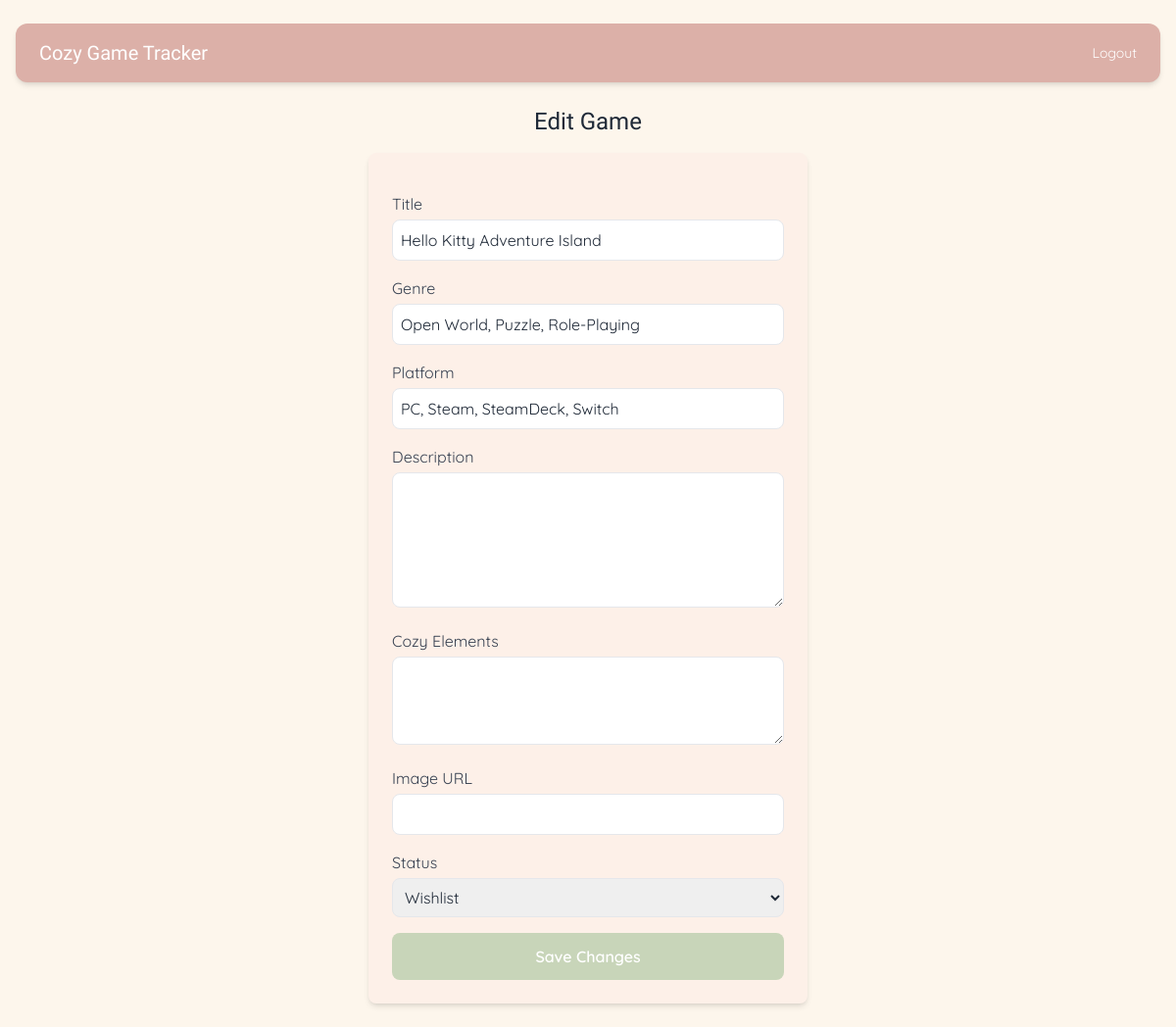
/games/7/edit (signed in), run on the app's committed database.
### app/models.py (models this page shows)
class Game(db.Model):
    __tablename__ = "games"
    id = db.Column(db.Integer, primary_key=True)
    title = db.Column(db.String(100), nullable=False)
    genre = db.Column(db.String(50))
    platform = db.Column(db.String(50))
    description = db.Column(db.Text)
    cozy_elements = db.Column(db.String(200))
    image_url = db.Column(db.String(255))
    gamelogs = db.relationship('GameLog', back_populates='game', cascade="all, delete-orphan")
    user_id = db.Column(db.Integer, db.ForeignKey('users.id'), nullable=False)
    user = db.relationship('User', back_populates='games')

class GameLog(db.Model):
    __tablename__ = "gamelogs"
    id = db.Column(db.Integer, primary_key=True)
    user_id = db.Column(db.Integer, db.ForeignKey('users.id'), nullable=False)
    game_id = db.Column(db.Integer, db.ForeignKey('games.id'), nullable=False)
    status = db.Column(db.String(20))
    notes = db.Column(db.Text)
    rating = db.Column(db.Integer)
    user = db.relationship('User', back_populates='gamelogs')
    game = db.relationship('Game', back_populates='gamelogs')

### app/routes/main.py (the view)
@main_bp.route('/games/<int:id>/edit', methods=['GET', 'POST'])
@login_required
def edit_game(id):
    game = Game.query.get_or_404(id)
    gamelog = GameLog.query.filter_by(game_id=id, user_id=current_user.id).first()
    if game.user_id != current_user.id:
        flash("You are not authorized to edit this game.", "danger")
        return redirect(url_for('main.dashboard'))
    form = GameForm(obj=game)
    if gamelog and hasattr(form, 'status') and request.method == 'GET':
        form.status.data = gamelog.status
    if form.validate_on_submit():
        game.title = form.title.data
        game.genre = form.genre.data
        game.platform = form.platform.data
        game.description = form.description.data
        game.cozy_elements = form.cozy_elements.data
        game.image_url = form.image_url.data
        if gamelog and hasattr(form, 'status'):
            gamelog.status = form.status.data
        db.session.commit()
        flash("Game updated successfully!", "success")
        return redirect(url_for('main.game_detail', id=game.id))
    else:
        if form.is_submitted():
            flash(f"Form validation errors: {form.errors}", "danger")
    return render_template('games/edit_game.html', form=form, game=game, gamelog=gamelog)

### app/forms.py
class GameForm(FlaskForm):
    title = StringField('Title', validators=[DataRequired()])
    genre = StringField('Genre')
    platform = StringField('Platform')
    description = TextAreaField('Description')
    cozy_elements = TextAreaField('Cozy Elements')
    image_url = StringField('Image URL')
    status = SelectField('Status', choices=[('Wishlist', 'Wishlist'), ('Playing', 'Playing'), ('Completed', 'Completed')])
    submit = SubmitField('Add Game')

### app.py (called while the page is built)
@login_manager.user_loader
def load_user(user_id):
    from app.models import User
    return User.query.get(int(user_id))

### app/templates/games/edit_game.html (shortened to what this page needs)
{% extends "base.html" %}
{% block content %}
  <h2 class="text-2xl font-cozy mb-4 text-center">Edit Game</h2>
  <form method="POST" action="" class="space-y-4 bg-blush/20 p-6 rounded-lg shadow-md max-w-md mx-auto">
    <label class="block">
      <span class="text-gray-700">{{ form.title.label }}</span>
      {{ form.title(class="w-full mt-1 p-2 rounded-lg border") }}
    </label>
    <label class="block">
      <span class="text-gray-700">{{ form.genre.label }}</span>
      {{ form.genre(class="w-full mt-1 p-2 rounded-lg border") }}
    </label>
    <label class="block">
      <span class="text-gray-700">{{ form.platform.label }}</span>
      {{ form.platform(class="w-full mt-1 p-2 rounded-lg border") }}
    </label>
    <label class="block">
      <span class="text-gray-700">{{ form.description.label }}</span>
      {{ form.description(class="w-full mt-1 p-2 rounded-lg border", rows=5) }}
    </label>
    <label class="block">
      <span class="text-gray-700">{{ form.cozy_elements.label }}</span>
      {{ form.cozy_elements(class="w-full mt-1 p-2 rounded-lg border", rows=3) }}
    </label>
    <label class="block">
      <span class="text-gray-700">{{ form.image_url.label }}</span>
      {{ form.image_url(class="w-full mt-1 p-2 rounded-lg border", id="image_url") }}
    </label>
    <label class="block">
      <span class="text-gray-700">{{ form.status.label }}</span>
      {{ form.status(class="w-full mt-1 p-2 rounded-lg border") }}
    </label>
    <button type="submit" class="w-full py-3 bg-sage text-white font-semibold rounded-lg hover:bg-sage/90 transition">
      Save Changes
    </button>
  </form>
{% endblock %}

### data on the page
Game: title "Hello Kitty Adventure Island", genre "Open World, Puzzle, Role-Playing", platform "PC, Steam, SteamDeck, Switch"
GameLog: status "Wishlist"
